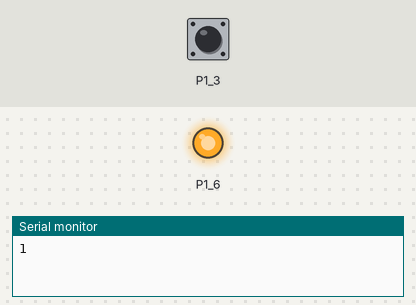
This sketch was run on a simulated TI MSP430 LaunchPad. On the bench: output pins drawn as LEDs (lit = HIGH), the last lines printed to the serial monitor. The test bench sets the inputs (shaded band); at power-on: P1_3 HIGH.

Above: at 1.2 s.
1.3 s: P1_3 pulled LOW for 0.15 s
At 1.7 s:
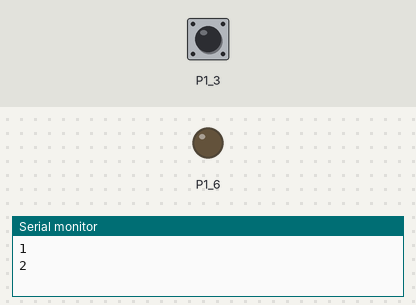
2.9 s: P1_3 pulled LOW for 1 s
At 4.1 s:
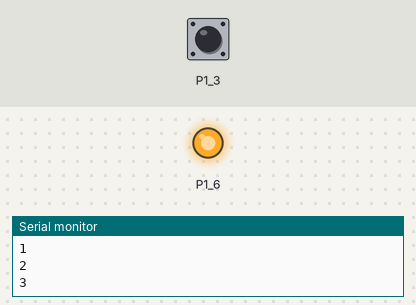
5.4 s: P1_3 pulled LOW for 3.2 s
At 6.0 s:
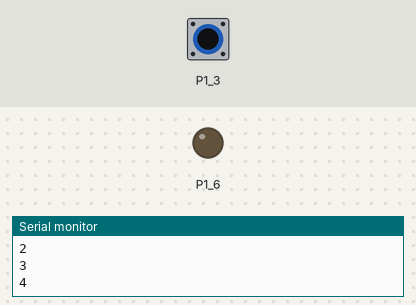
Timing chart, 0 to 8.4 s (numbered marks = the images above; inputs shaded):
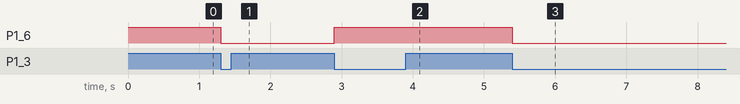

Measured:
- after the input at 1.3 s, P1_6: HIGH → LOW at once
- after the input at 2.9 s, P1_6: LOW → HIGH at once
- after the input at 5.4 s, P1_6: HIGH → LOW at once

The sketch:

Interrupt.ino
```cpp
volatile int state = HIGH;
volatile int flag = HIGH;
int count = 0;
void setup()
{
  Serial.begin(9600);
  pinMode(GREEN_LED, OUTPUT);
  digitalWrite(GREEN_LED, state);
  pinMode(PUSH2, INPUT_PULLUP);
  attachInterrupt(PUSH2, blink, FALLING);
// Interrupt is fired whenever button is pressed
}
void loop()
{
  digitalWrite(GREEN_LED, state); //LED starts ON
  if(flag)
  {
    count++;
    Serial.println(count);
    flag = LOW;
  }
}
void blink()
{
  state = !state;
  flag = HIGH;
}
```
